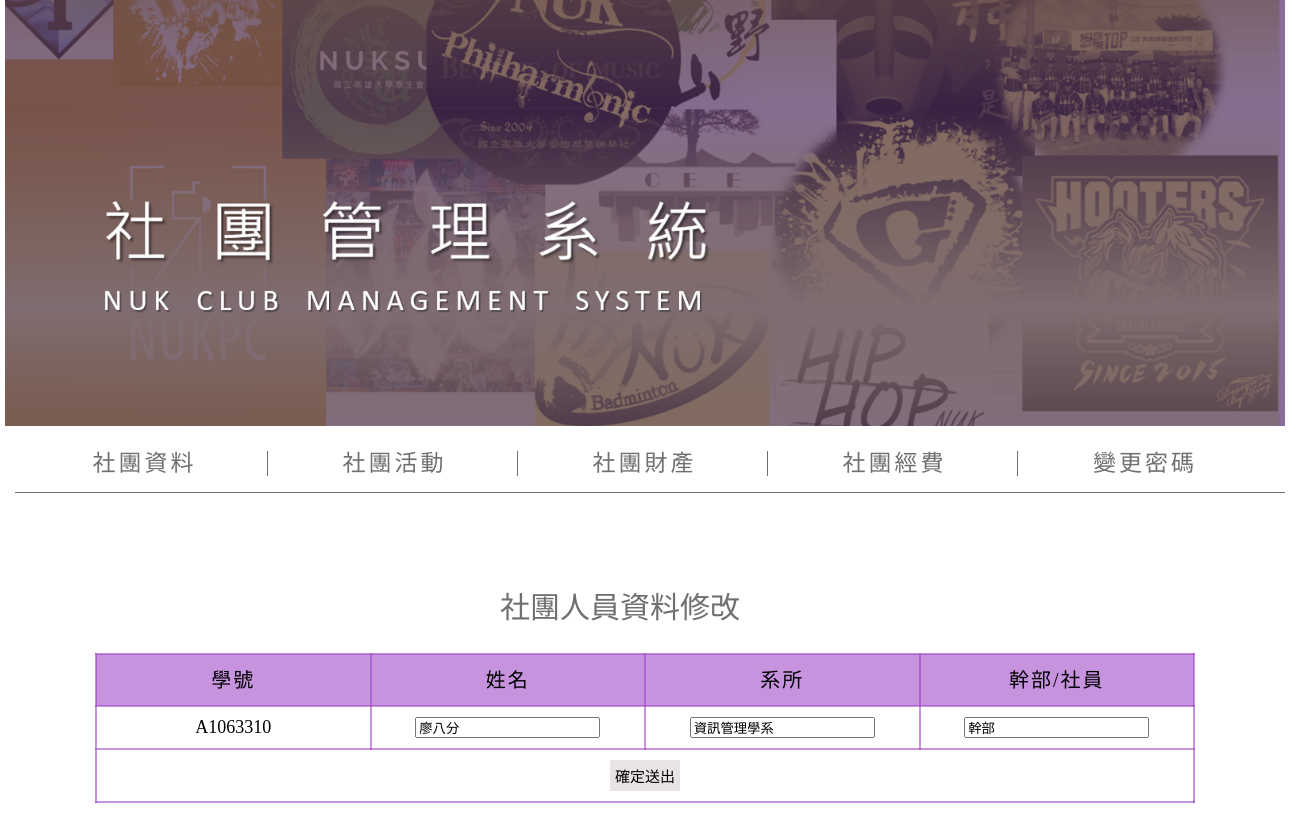
/user/user_staff_alter.php?no=6 (signed in), run on the app's committed database.
### tables this page shows
CREATE TABLE `club_app` (
  `no` int(50) NOT NULL,
  `club` varchar(255) NOT NULL,
  `stu_id` varchar(225) NOT NULL,
  `stu_name` varchar(255) NOT NULL,
  `tel` varchar(20) NOT NULL,
  `email` varchar(255) NOT NULL,
  `check_join` varchar(10) NOT NULL,
  `position` varchar(50) NOT NULL,
  `dep` varchar(50) NOT NULL,
  `reason` varchar(255) NOT NULL
);

### user/user_staff_alter.php (the view, shortened to what this page needs)
<!DOCTYPE html>
<html lang="en">
<head>
  <link rel="stylesheet" href="user_info.css">
</head>
<body>
        <div class="wrap">
        <div class="top"><img src="6.png" width=1280>
            </div>
            <div class="head"><a name="intro"></A>
                <ul class="list">
                  <li><a id="info" href="user_info.php#intro">社團資料</a>
                  </li>
                  <li><a id="info" href="user_activity.php#intro">社團活動</a>
                  </li>
                  <li><a id="info" href="user_property.php#intro">社團財產</a>
                  </li>
                  <li><a id="info" href="user_funds.php#intro">社團經費</a>
                  </li>
                  <li><a class="passwd" href="#" id="changepasswd">變更密碼</a></li>
                </ul>
            </div>
            <div class="intro">
                <h2 class="title">社團人員資料修改</h2>
                <?php
                    $no=$_GET["no"];
                    $link = @mysqli_connect('localhost','root', '123456','php_project');
                    $SQLUpdate="SELECT * FROM club_app WHERE no='$no'";
                    $result=mysqli_query($link,$SQLUpdate);
                    $row=mysqli_fetch_assoc($result);
                    echo "<form action='user_staff.php' method='post'>";
                    echo "<table width='100%' border='1' class='mem'>";
                    echo "<tr>";
                    echo "<th width='25%'>學號</th>";
                    echo "<th width='25%'>姓名</th>";
                    echo "<th width='25%'>系所</th>";
                    echo "<th width='25%'>幹部/社員</th>";
                    echo "</tr>";
                    echo "<tr>";
                    echo "<td>".$row["stu_id"]."</td>";
                    echo "<td><input type='text' name='stu_name' value='".$row["stu_name"]."'></td>";
                    echo "<td><input type='text' name='dep' value='".$row["dep"]."'></td>";
                    echo "<td><input type='text' name='position' value='".$row["position"]."'></td>";
                    echo "</tr>";
                    echo "<tr>";
                    echo "<td colspan='4'>";
                    echo "<input type='submit' value='確定送出' class='btn'>";
                    echo "</td>";
                    echo "</tr>";
                    echo "</table>";
                    echo "</form>";
                ?>
  </div>
</div>
</body>

### user/user_info.css (style rules this page uses)
html, body, div, span, applet, object, iframe, h1, h2, h3, h4, h5, h6, p, blockquote, pre, a, abbr, acronym, address, big, cite, code, del, dfn, em, img, ins, kbd, q, s, samp, small, strike, strong, sub, sup, tt, var, b, u, i, center, dl, dt, dd, ol, ul, li, fieldset, form, label, legend, table, caption, tbody, tfoot, thead, tr, th, td, article, aside, canvas, details, embed, figure, figcaption, footer, header, hgroup, menu, nav, output, ruby, section, summary, time, mark, audio, video { margin: 0; padding: 0; border: 0; font-size: 100%; font: inherit; vertical-align: baseline; }
body { line-height: 1; }
ol, ul { list-style: none; }
table { border-collapse: collapse; border-spacing: 0; }
a { color: #000; }
.wrap { width: 1280px; font-family:Microsoft JhengHei; color: #707070; margin-left: auto; margin-right: auto; }
.top { width:100%; }
.head { border-bottom:1px solid #707070; border-color:#707070; width:1250px; height:50px; float:left; margin-left:10px; margin-top:3px; padding-bottom:10px; padding-left:20px; }
.list { text-align: center; padding-top:20px; }
.list li { float:left; list-style: none; width: 250px; }
.list a { text-decoration: none; color: #707070; font-size: 23px; letter-spacing: 3px; }
#info { text-align: center; border-right: 1px solid #707070; padding-right: 70px; padding-left: 40px; }
.passwd { padding-right:30px; width: 270px; }
.btn { font-size: 15px; outline:none; border:white; background:rgb(233, 227, 227); padding: 10px; text-align: center; font-family: 標楷體; }
.intro { margin-top: -30px; margin-bottom: 100px; }
.intro table { border:1px solid #000; font-family: 標楷體; width:1100px; margin-top: 20px; margin-right: auto; margin-left: auto; text-align:center; border-collapse:collapse; }
.intro th { color:white; background-color: rgba(185, 102, 224, 0.384); padding:15px; border:1px solid #000; font-size: 20px; font-family: 標楷體; }
.intro td { border:1px solid #000; padding:10px; color:black; line-height: 15px; font-size: 18px; }
.intro .title { font-size: 30px; padding:10px; margin: 120px 0 0 130px; }

### user/user_staff_alter.php (style rules this page uses)
.btn { font-size: 15px; outline:none; border:white; background:rgb(233, 227, 227); padding: 5px; text-align: center; }
.title { width:950px; text-align: center; }
.mem th { background: rgba(159, 70, 201, 0.582); color:black; border:2px solid rgba(159, 70, 201, 0.582); letter-spacing: 2px; font-size:20px; font-family: 標楷體; }
.mem tr { border:2px solid rgba(243, 239, 239, 0.973); }
.mem td { padding: 10px; border:2px solid rgba(159, 70, 201, 0.582); }

### data on the page
club_app: stu_name "廖八分", dep "資訊管理學系", position "幹部"
